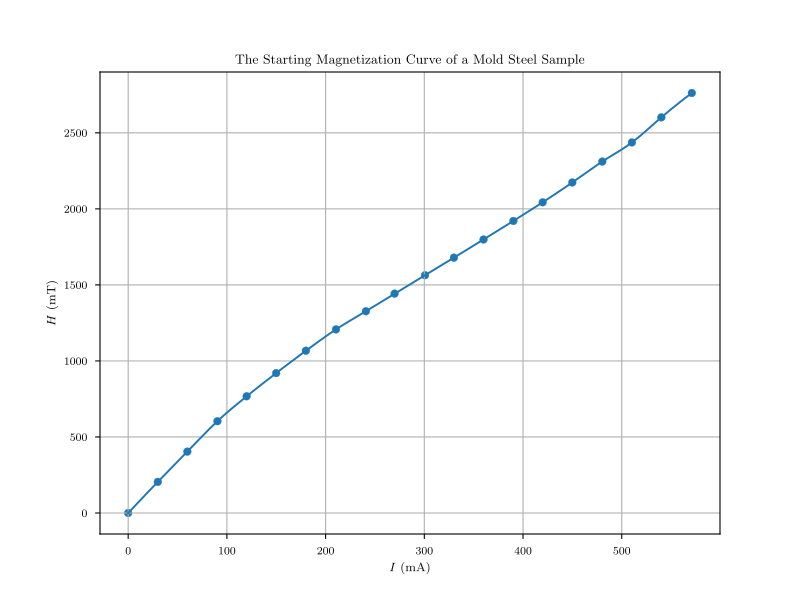

This chart was generated by the following Python code:
import matplotlib.pyplot as plt
import matplotlib
import numpy as np
from scipy.interpolate import make_interp_spline

plt.rcParams.update({
    "text.usetex": True,
    "font.family": "CMU Serif",
})
matplotlib.rcParams['mathtext.fontset'] = 'stix'
plt.style.use('seaborn-v0_8-paper')

I = [0, 30, 59.9, 90.4, 120.0, 149.9, 180.0, 210.5, 240.8, 269.9, 300.7, 330.0, 360.0, 390.2, 419.9, 449.9, 480.3, 510.3, 540.1, 571.0]
H = [0.0, 204.8, 403.7, 603.7, 767.6, 920.0, 1067.1, 1207.3, 1326.8, 1442.6, 1563.6, 1679.2, 1798.7, 1920.5, 2043.2, 2173.5, 2311.0, 2436.9, 2601.8, 2761.9]


# Sort the data
sorted_indices = np.argsort(I)
H = np.array(H)[sorted_indices]
I = np.array(I)[sorted_indices]

# Create the scatter plot
plt.figure(figsize=(8, 6))  # Adjust figure size as needed
plt.scatter(I, H, marker='o')

# Create smooth curves
I_new = np.linspace(min(I), max(I), 300)
spl_H = make_interp_spline(I, H, k=2)
H_smooth = spl_H(I_new)

# Plot smooth curves
plt.plot(I_new, H_smooth)

# Add labels and title
plt.xlabel('$I$ (mA)')
plt.ylabel('$H$ (mT)')

plt.title('The Starting Magnetization Curve of a Mold Steel Sample')


# Add a grid for better readability
plt.grid(True)

# Show Plot
plt.savefig('plot5.pdf')
